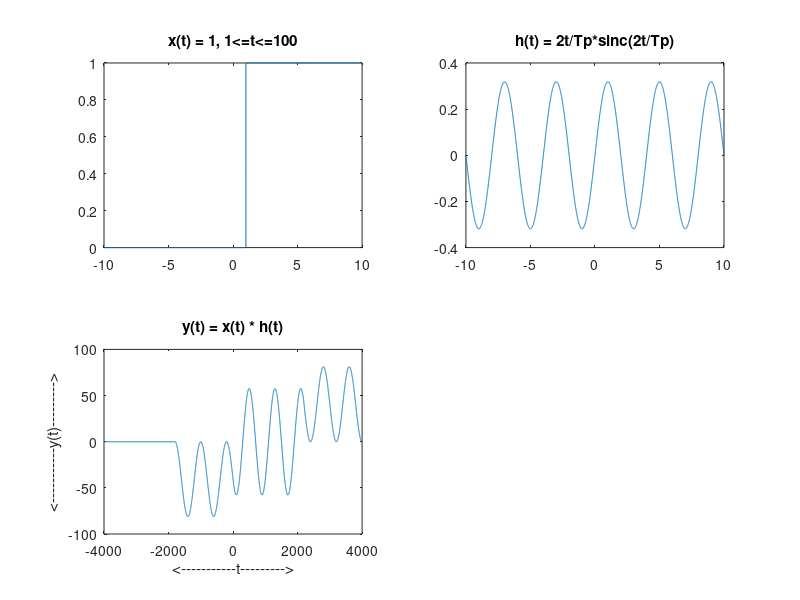

This figure's MATLAB source:
t = -10:0.005:10;
Tp = 4;
ht = 2*t/Tp.*sinc(2*t/Tp);
xt = double(and(t>=1,t<=100));
subplot(2,2,1);
plot(t,xt);
title('x(t) = 1, 1<=t<=100');
subplot(2,2,2);
plot(t,ht);
title('h(t) = 2t/Tp*sinc(2t/Tp)');
subplot(2,2,3);
r = -(length(t)-1):length(t)-1;
y = conv(xt,ht);
plot(r,y)
title('y(t) = x(t) * h(t)');
xlabel('<-----------t--------->');
ylabel('<-----------y(t)--------->');